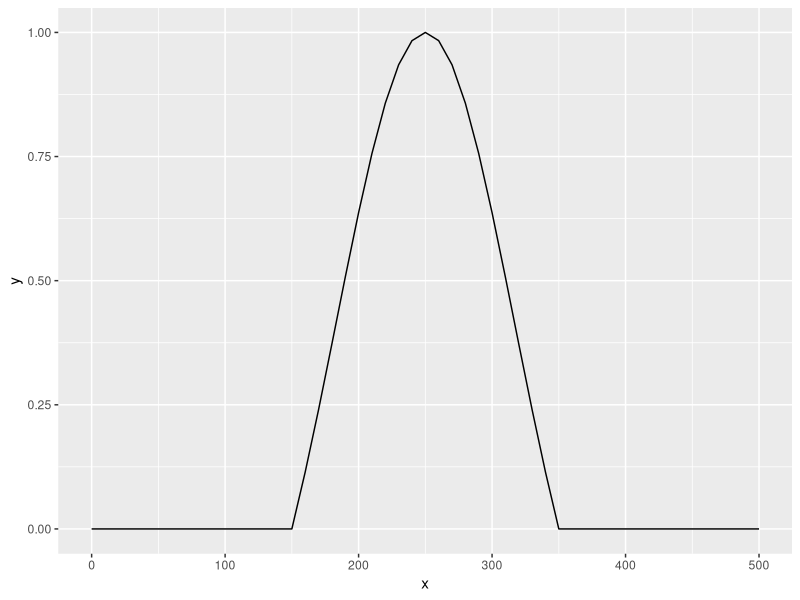
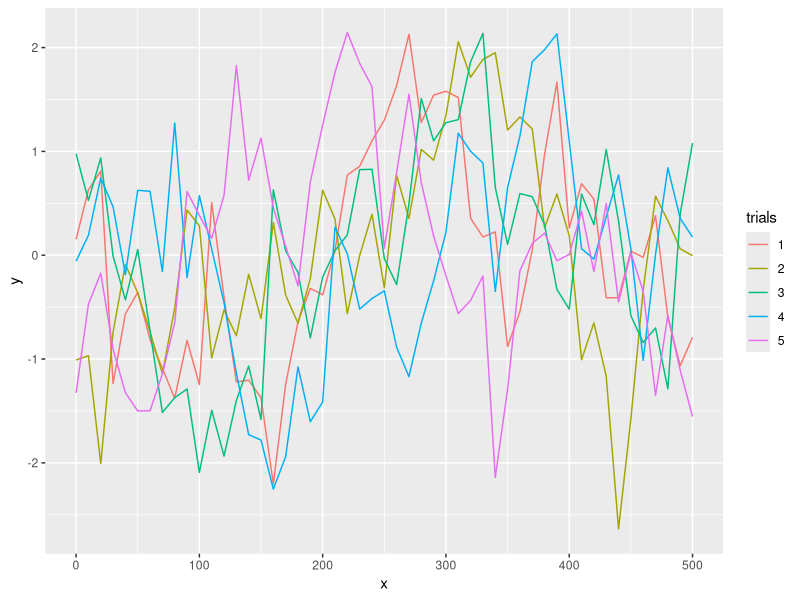
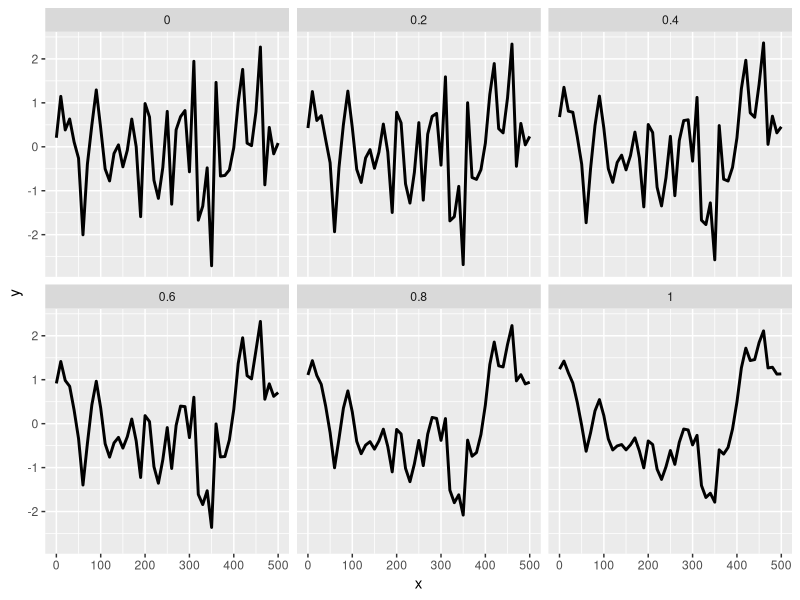
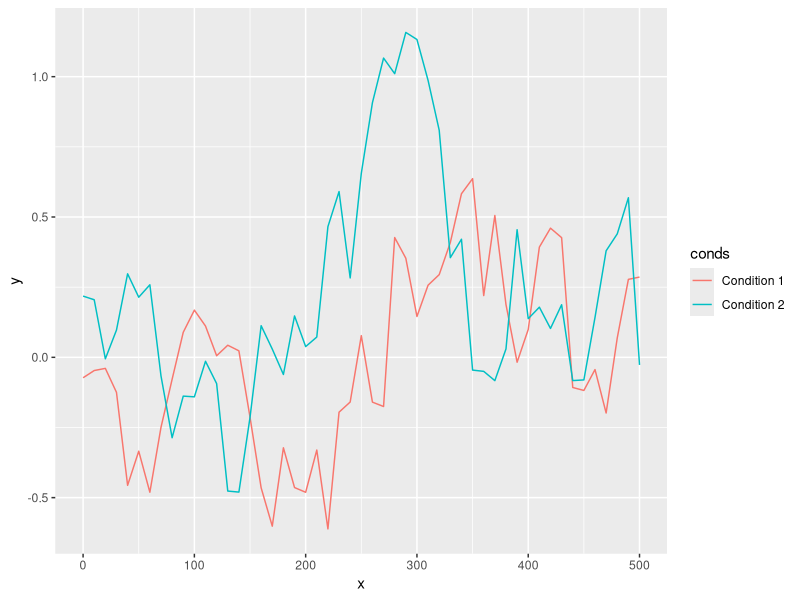
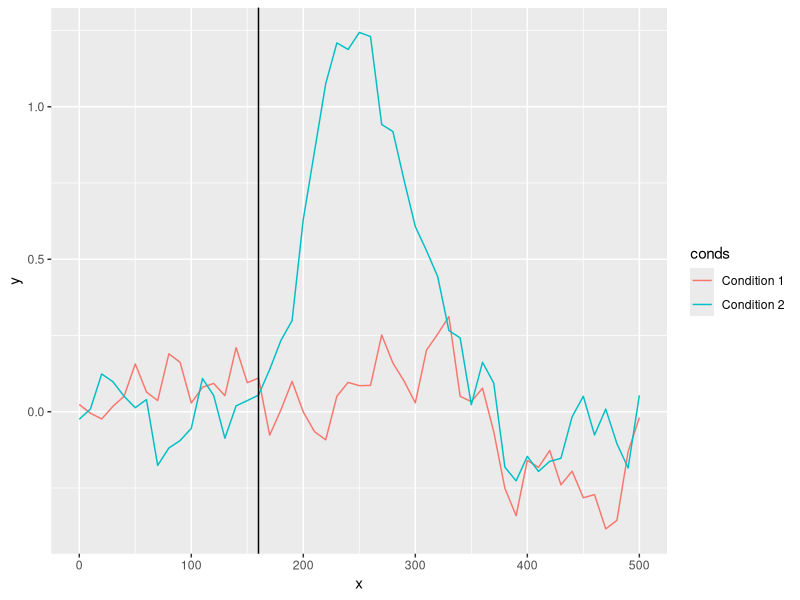

Recreate these plots in R, in order. (Note: this script raises an error after producing the figures.)
## ---- chunk 1
knitr::opts_chunk$set(echo = TRUE)
## ---- chunk 2
library(ggplot2)
library(tibble)
library(tidyverse)
#library(primer) # for one_over_f function
# library(permuco)
## ---- chunk 3
one_over_f <- function(gamma = 1, N = 200, outvar = 1){
    N.2 <- N/2
    sine.waves <- matrix(NA, nrow = N, ncol = N.2)
    steps = 2 * pi * (1:N)/N
    phase <- stats::runif(N.2, 0, 2 * pi)
    for (i in 1:N.2) {
        freq <- i
        weight <- 1/(freq^gamma)
        y <- weight * sin(freq * steps + phase[i])
        sine.waves[, i] <- y
    }
    out <- rowSums(sine.waves)
    # force var = outvar and mean = 0
    out <- out - mean(out);
    out <- out / sd(out);
    out <- out * sqrt(outvar);
    return(out)
}
## ---- chunk 4
# true onset = 160 ms, F=17, max at F=26
true_onset <- 160
Xf <- seq(0, 500, 10)
Nf <- length(Xf)
temp1 <- vector(mode = "numeric", length = Nf)
erp <- dnorm(seq(-1.5, 1.5, length.out=21), 0, 1)
erp <- erp - min(erp)
erp <- erp / max(erp)
temp2 <- c(rep(0, 15), erp, rep(0, 15))
## ---- chunk 5
df <- tibble(x = Xf,
             y = temp2)
ggplot(df, aes(x, y)) +
  geom_line()
## ---- chunk 6
Nt <- 5 # number of trials
gsp <- 0.7 # gamma spectral power
resmat <- matrix(data = 0, nrow = Nt, ncol = Nf)
for(T in 1:Nt){
  resmat[T,] <- one_over_f(gamma = gsp, Nf)
}



df <- tibble(x = rep(Xf, each = Nt),
             y = as.vector(resmat),
             trials = factor(rep(seq(1,Nt), Nf)))
ggplot(df, aes(x, y, group = trials, colour = trials)) +
  geom_line()
## ---- chunk 7
gsp <- seq(0, 1, 0.2) # gamma spectral power
outvar <- 1 # noise variance
Nt <- length(gsp)
resmat <- matrix(data = 0, nrow = Nt, ncol = Nf)
for(T in 1:Nt){
  set.seed(1) # same random seed to better compare trials
  resmat[T,] <- one_over_f(gamma = gsp[T], Nf, outvar = outvar)
}



df <- tibble(x = rep(Xf, each = Nt),
             y = as.vector(resmat),
             gamma = factor(rep(gsp, Nf)))
ggplot(df, aes(x, y, group = gamma)) +
  geom_line(size = 1) +
  # scale_colour_viridis_d(end = 0.95)
  facet_wrap(vars(gamma))
## ---- chunk 8
# set.seed(666)
gsp <- 0.7 # gamma spectral power
outvar <- 0.1 # noise variance
cond2 <- temp2 + one_over_f(gamma = gsp, Nf, outvar = outvar)
cond1 <- temp1 + one_over_f(gamma = gsp, Nf, outvar = outvar)



df <- tibble(x = rep(Xf,2),
             y = c(cond1, cond2),
             conds = factor(rep(c("Condition 1", "Condition 2"), each = Nf)))
ggplot(df, aes(x, y, colour = conds)) +
  geom_line()



# Nt <- 12
# resmat.sig <- matrix(data = 0, nrow = Nt, ncol = Nf)
# resmat.noi <- matrix(data = 0, nrow = Nt, ncol = Nf)
# for(T in 1:Nt){
#   resmat.sig[T,] <- temp2 + one_over_f(gamma = gsp, Nf, outvar = outvar)
#   resmat.noi[T,] <- temp1 + one_over_f(gamma = gsp, Nf, outvar = outvar)
# }
#
# df <- tibble(x = rep(rep(Xf, each = Nt),2),
#              y = c(as.vector(resmat.sig), as.vector(resmat.noi)),
#              trials = factor(rep(1:Nt, Nf*2)),
#              cat = factor(rep(c("Signal", "Noise"), each = Nt*Nf)))
# ggplot(df, aes(x, y, group = trials, colour = cat)) +
#   geom_line(size = 1) +
#   facet_wrap(vars(trials))
## ---- chunk 9
# set.seed(666)
Nt <- 50 # number of trials
gsp <- 0.7 # gamma spectral power
outvar <- 1 # noise variance
cond1 <- matrix(0, nrow = Nt, ncol = Nf)
cond2 <- matrix(0, nrow = Nt, ncol = Nf)
for(t in 1:Nt){
cond2[t,] <- temp2 + one_over_f(gamma = gsp, Nf, outvar = outvar)
cond1[t,] <- temp1 + one_over_f(gamma = gsp, Nf, outvar = outvar)  
}
cond1_mn <- apply(cond1, 2, mean)
cond2_mn <- apply(cond2, 2, mean)



df <- tibble(x = rep(Xf,2),
             y = c(cond1_mn, cond2_mn),
             conds = factor(rep(c("Condition 1", "Condition 2"), each = Nf)))
ggplot(df, aes(x, y, colour = conds)) +
  geom_line() +
  geom_vline(xintercept = true_onset)
## ---- chunk 10
p_values <- array(NA, Nt)
md_values <- array(NA, Nt) # eman difference values

for(t in 1:Nt){
  t_test_values <- t.test(cond1[,t], cond2[,t], var.equal = FALSE)
  p_values[t] <- t_test_values[["p.value"]]
  mn_values[t] <- abs(t_test_values[["estimate"]][[1]] - t_test_values[["estimate"]][[2]])
}

t_test_df <- tibble(
  value = p_values, 
  time = Xf[-1],
  mn_diff = mn_values
  )

rope_noise <- quantile(mn_values[1:16]) # from 10-160 milliseconds - pre-stimulus
## ---- chunk 11
t_test_df |> 
  ggplot(aes(x = time, y = -log(value)))+
  geom_point(aes(colour = value < (0.05/ Nt)), show.legend = F, size = 2)+
  geom_line() +
  geom_hline(aes(yintercept = -log(0.05/ Nt)))+
  theme_minimal()


t_test_df |> 
  ggplot(aes(x = time, y = value))+
  geom_line()+
  geom_point(aes(colour = value < (0.05/ Nt)), show.legend = F, size = 2)+
  geom_hline(aes(yintercept = 0.05/ Nt))+
  theme_minimal()
## ---- chunk 12
t_test_df |> 
  ggplot(aes(x = time, y = mn_diff))+
  geom_line()+
  geom_point(aes(colour = mn_diff > rope_noise[2]), size = 2, show.legend = F)+
  theme_minimal()+
  annotate("rect", 
           xmin = 0, 
           xmax = max(t_test_df$time), 
           ymin = rope_noise[1], 
           ymax = rope_noise[2], 
           alpha = .2)


